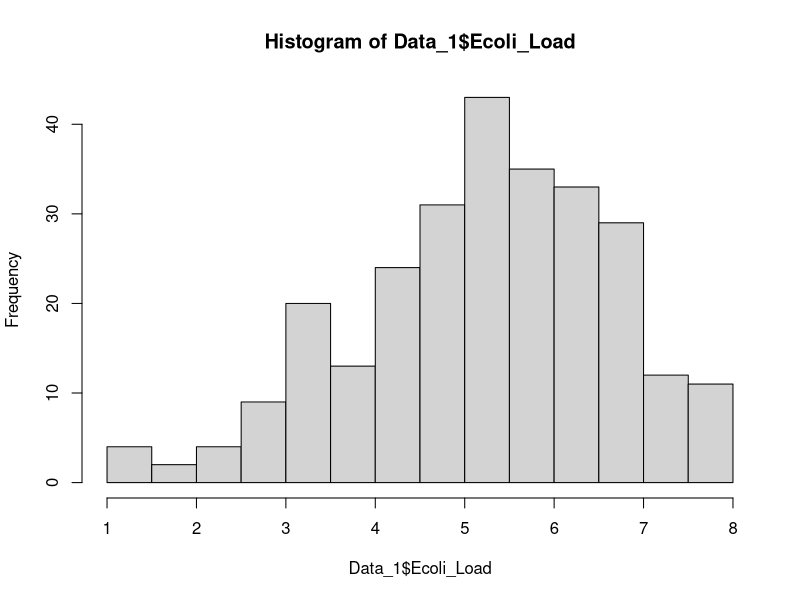
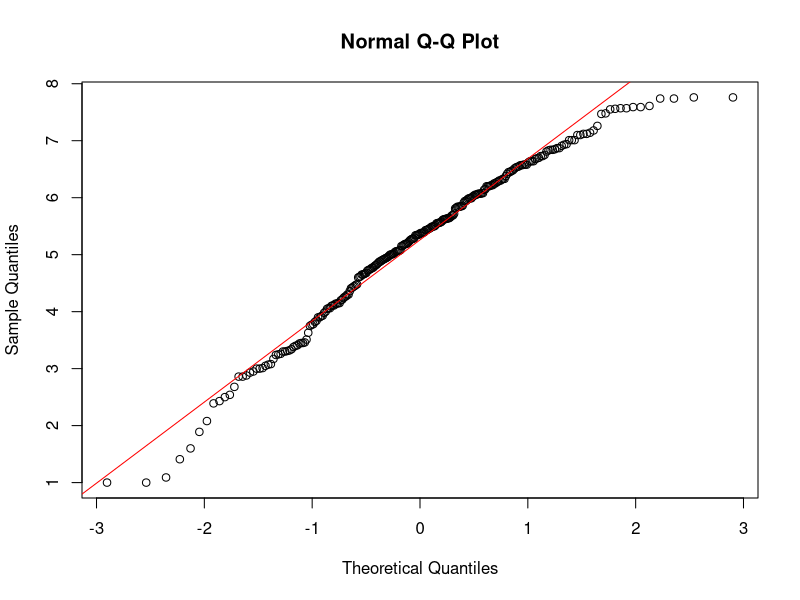
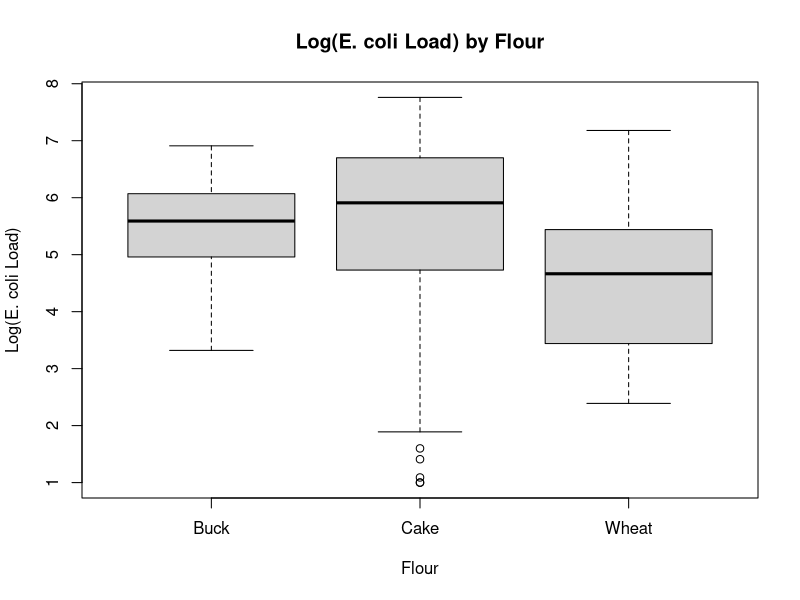
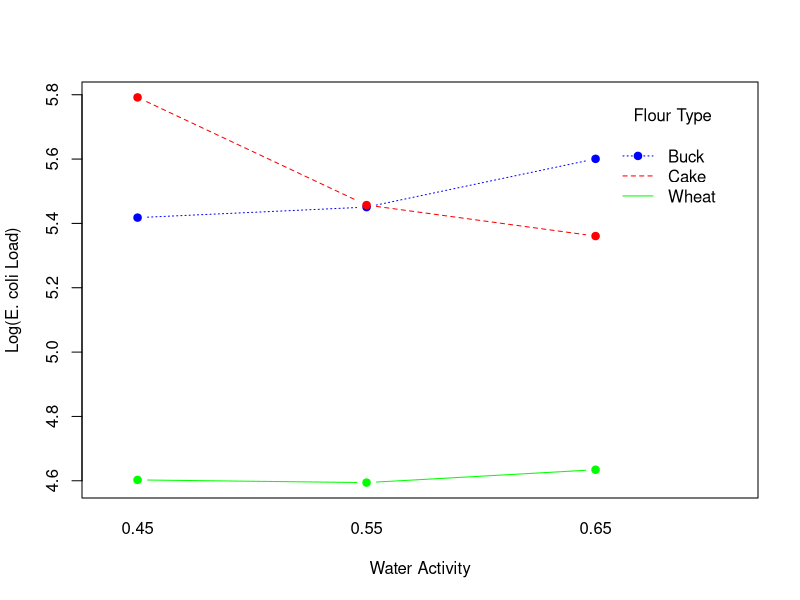
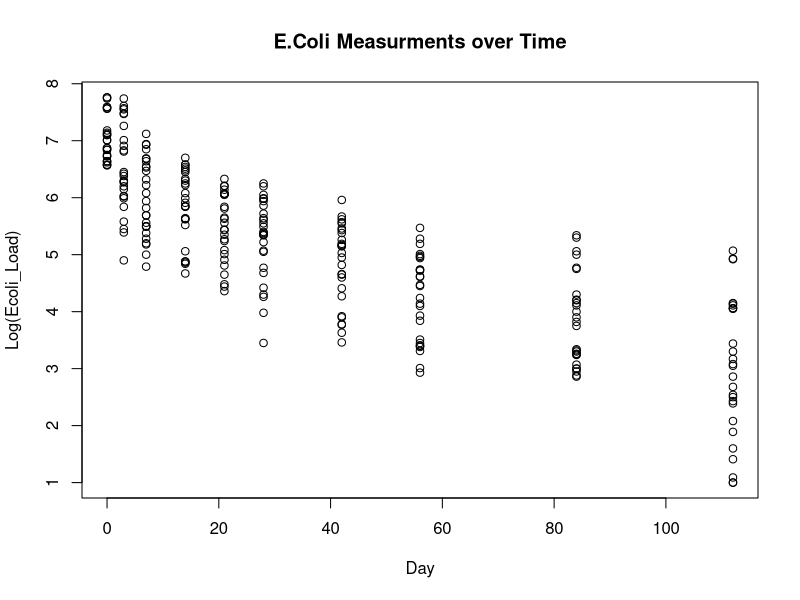
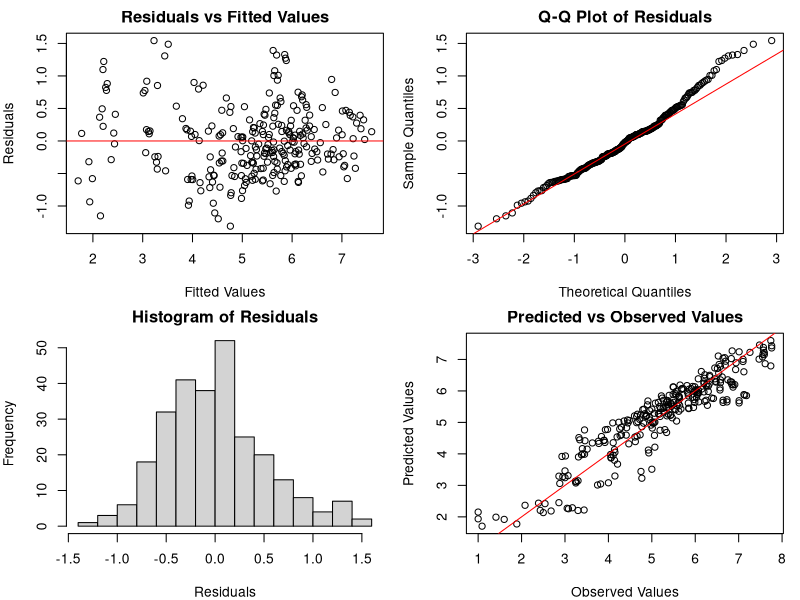

Write R code to recreate these figures, in order.
## ---- chunk 1
#| echo: false
Data_1 <- read.csv("Data-1.csv")
hist(Data_1$Ecoli_Load)
qqnorm(Data_1$Ecoli_Load)
qqline(Data_1$Ecoli_Load, col = "red")


## ---- chunk 2
#| echo: false
# Load the dataset first

Data_1 <- read.csv("Data-1.csv")


suppressPackageStartupMessages(library(dplyr))
#Data_1 %>%
#  group_by(Flour) %>%
#  summarise(
#    Mean_Ecoli_Load = mean(Ecoli_Load, na.rm = TRUE),
#    Median_Ecoli_Load = median(Ecoli_Load, na.rm = TRUE),
#    SD_Ecoli_Load = sd(Ecoli_Load, na.rm = TRUE)
#  )
boxplot(Ecoli_Load ~ Flour, data = Data_1, main="Log(E. coli Load) by Flour", xlab="Flour", ylab="Log(E. coli Load)")

## ---- chunk 3
#| echo: false
aov_results <- aov(Ecoli_Load ~ Flour, data = Data_1,)
summary(aov_results)

## ---- chunk 4
#| echo: false
TukeyHSD(aov_results)

## ---- chunk 5
#| echo: false
interaction.plot(x.factor = Data_1$aw,
                 trace.factor = Data_1$Flour,
                 response = Data_1$Ecoli_Load,
                 type = "b",
                 legend = TRUE,
                 xlab = "Water Activity",
                 ylab = "Log(E. coli Load)",
                 trace.label = "Flour Type",
                 col = c("blue", "red", "green"),
                 pch = 19)

## ---- chunk 6
#| echo: false
plot(x=Data_1$Day, y=Data_1$Ecoli_Load, xlab = "Day", ylab = "Log(Ecoli_Load)", main = "E.Coli Measurments over Time")

## ---- chunk 7
#| echo: false
aov_results2 <- aov(Ecoli_Load ~ Flour + Day + aw, data = Data_1,)
summary(aov_results2)

## ---- chunk 8
#| echo: false
interaction_aov <- aov(Ecoli_Load ~ Flour * Day * aw, data = Data_1)
summary(interaction_aov)

## ---- chunk 9
#| echo: false
interaction_aov2 <- aov(Ecoli_Load ~ Flour * Day + aw * Flour, data = Data_1)
summary(interaction_aov2)

## ---- chunk 10
#| echo: false
suppressPackageStartupMessages(library(lme4))
#install.packages("lmerTest")
suppressPackageStartupMessages(library(lmerTest))

# Mixed-effects model
interaction_mixed2 <- lmer(Ecoli_Load ~ Flour * Day + aw * Flour + (1 | REP), data = Data_1)
anova(interaction_mixed2)

## ---- chunk 11
#| echo: false
suppressPackageStartupMessages(library(lme4))
#install.packages("lmerTest")
suppressPackageStartupMessages(library(lmerTest))

# Mixed-effects model
interaction_mixed <- lmer(Ecoli_Load ~ Flour * Day * aw  + (1 | REP), data = Data_1)
anova(interaction_mixed)

## ---- chunk 12
#| echo: false
# Define observed values from the data
observed_values <- Data_1$Ecoli_Load  # Assuming Data_1 is your data frame and Ecoli_Load is the response variable

fitted_values2 <- fitted(interaction_mixed2)
residuals2 <- residuals(interaction_mixed2)

# Set up the plotting area to have 2 rows and 2 columns
par(mfrow=c(2, 2))
par(mar = c(4, 4, 2, 1))
# Plot 1: Residuals vs. Fitted Values
plot(fitted_values2, residuals2, main="Residuals vs Fitted Values", xlab="Fitted Values", ylab="Residuals")
abline(h=0, col="red")

# Plot 2: Q-Q Plot of Residuals
qqnorm(residuals2, main="Q-Q Plot of Residuals")
qqline(residuals2, col = "red")

# Plot 3: Histogram of Residuals
hist(residuals2, main="Histogram of Residuals", xlab="Residuals", breaks=20)

# Plot 4: Predicted vs. Observed Values
plot(observed_values, fitted_values2, main="Predicted vs Observed Values", xlab="Observed Values", ylab="Predicted Values")
abline(a=0, b=1, col="red")

# Reset plotting layout to default (optional)
par(mfrow=c(1, 1))
## ---- chunk 13
#| echo: false
coefficients<-
model_summary <- summary(interaction_mixed2)
print(model_summary)

## ---- chunk 14
#| echo: false
# Load the necessary library
suppressPackageStartupMessages(library(lme4))

# Fit the LM model
interaction_mixed <- lmer(Ecoli_Load ~ Flour + Day + aw + aw * Day + Flour * Day * aw + (1 | REP), data = Data_1)

# Extract log-likelihood
logLik_LM <- logLik(interaction_mixed)

# Number of parameters
num_params_LM <- length(fixef(interaction_mixed)) + length(VarCorr(interaction_mixed)$REP)

# Number of observations
n_LM <- nrow(Data_1)

# Calculate AIC and BIC
AIC_LM <- -2 * logLik_LM + 2 * num_params_LM
BIC_LM <- -2 * logLik_LM + num_params_LM * log(n_LM)

# Print AIC and BIC for the LM model
c(AIC_LM , BIC_LM)
